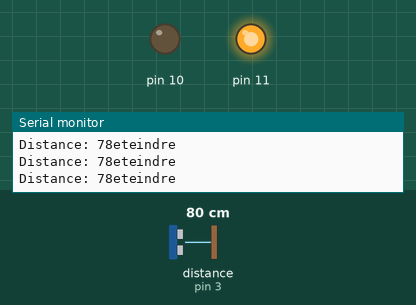
This sketch was run on a simulated Arduino Uno, built with avr-gcc and run on an emulated ATmega328P. Shown: output pins drawn as LEDs (lit = HIGH), the last lines printed to the serial monitor. Wiring (inferred from the names in the program): ultrasonic range finder: trigger pin 2; echo pin 3. Inputs (shaded band) come from the test bench; at power-on: distance to the obstacle (sensor on pin 3) 80 cm. The echo pulse lasts 58.3 µs per cm; pins used as bus, display or sensor lines are not drawn.

Above: at 1.2 s.
1.3 s: distance to the obstacle (sensor on pin 3) set to 9 cm
4.3 s: distance to the obstacle (sensor on pin 3) set to 6 cm
At 5.5 s:
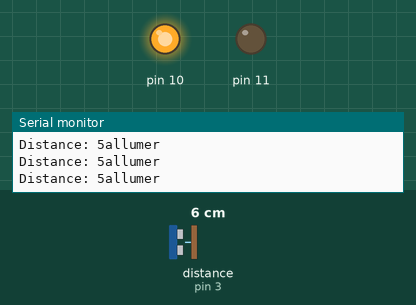
Timing chart, 0 to 7.3 s (numbered marks = the images above; inputs shaded):
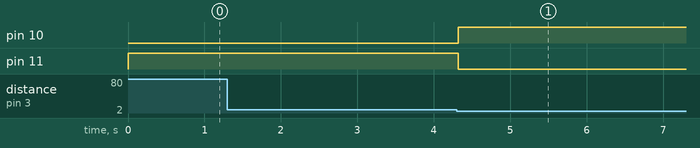

Measured:
- the behaviour switches between 8 and 7 cm on distance to the obstacle (sensor on pin 3) (found by bisection; images 0 and 1)
- after the input at 4.3 s, pin 10: LOW → HIGH at once; pin 11: HIGH → LOW at once

The sketch:

utrason_alice_yannick.ino
```cpp
/*
* Ultrasonic Sensor HC-SR04 and Arduino Tutorial
*
* by Dejan Nedelkovski,
* www.HowToMechatronics.com
*
*/

// defines pins numbers
const int trigPin = 2;
const int echoPin = 3;

// defines variables
long duration;
int distance;

void setup() {
pinMode(10, OUTPUT);
pinMode(11, OUTPUT);
pinMode(trigPin, OUTPUT); // Sets the trigPin as an Output
pinMode(echoPin, INPUT); // Sets the echoPin as an Input

Serial.begin(9600); // Starts the serial communication
}

void loop() {
// Clears the trigPin
digitalWrite(trigPin, LOW);
delayMicroseconds(2);

// Sets the trigPin on HIGH state for 10 micro seconds
digitalWrite(trigPin, HIGH);
delayMicroseconds(10);
digitalWrite(trigPin, LOW);

// Reads the echoPin, returns the sound wave travel time in microseconds
duration = pulseIn(echoPin, HIGH);

// Calculating the distance
distance= duration*0.034/2;

// Prints the distance on the Serial Monitor
Serial.print("Distance: ");
Serial.print(distance);

if (distance<7) {

  Serial.println("allumer");
  allumer_rouge();
  eteindre_vert();
} else {
  Serial.println("eteindre");
  allumer_vert();
  eteindre_rouge();
}

}

void allumer_rouge() {
  digitalWrite(10, HIGH);
}
void eteindre_rouge() {
  digitalWrite(10, LOW);
}
void allumer_vert() {
  digitalWrite(11, HIGH);
}
void eteindre_vert() {
  digitalWrite(11, LOW);
}
```
